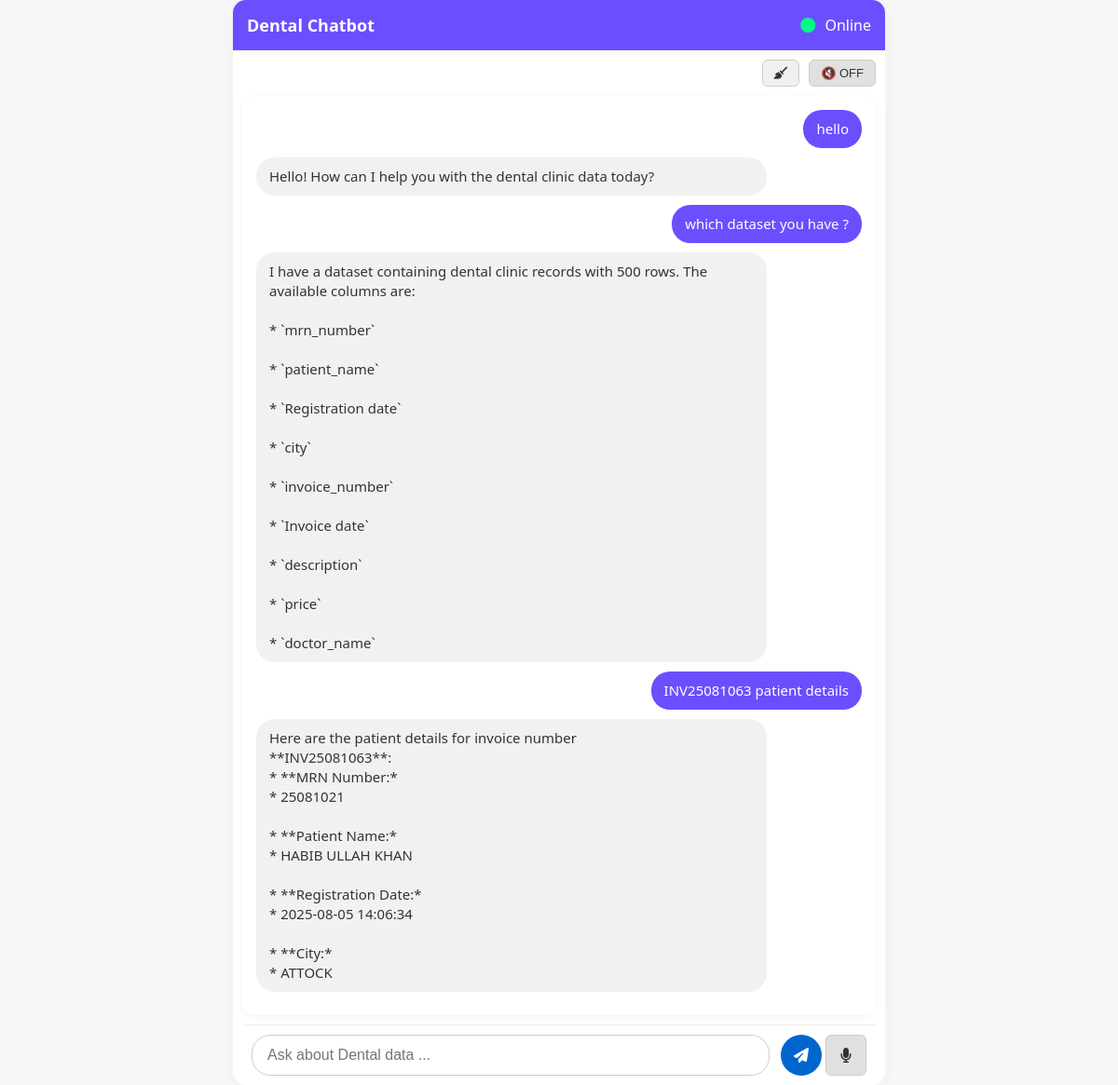
Before: / with the older database file.
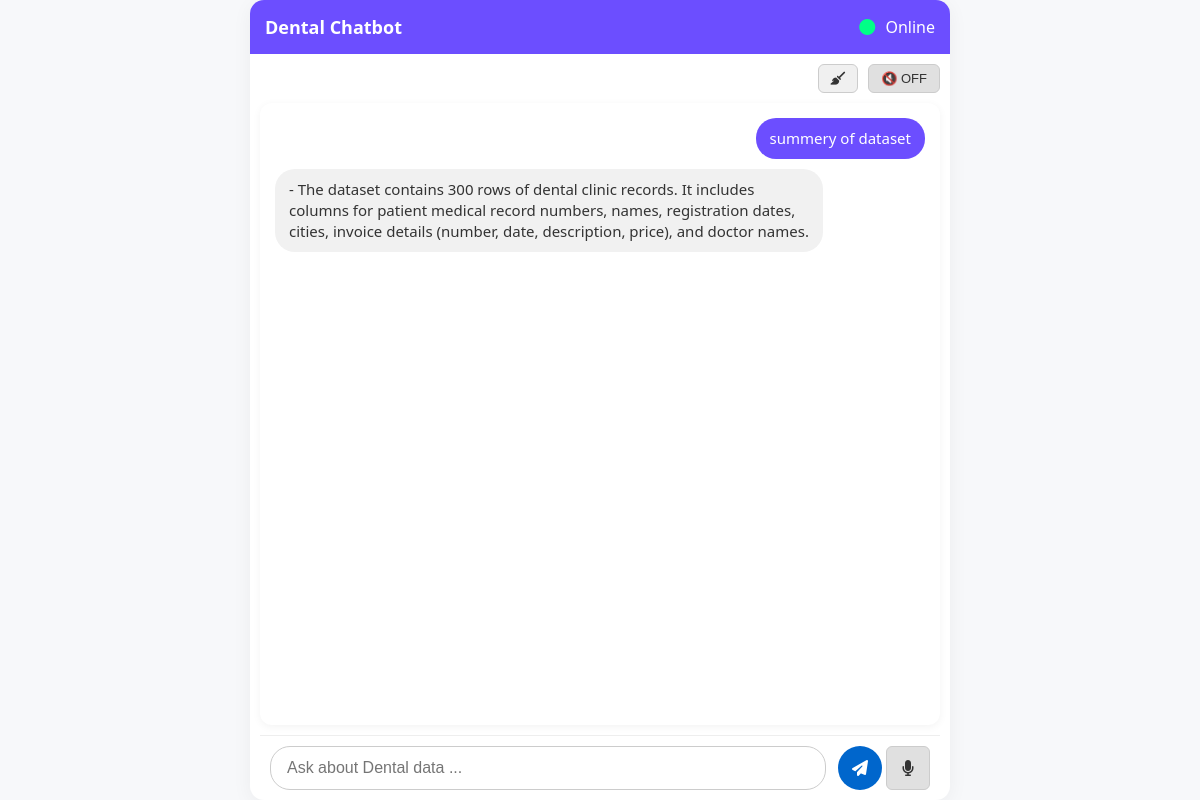
After: the same page with the newer database file.
### tables this page shows
CREATE TABLE chat_history (id INTEGER PRIMARY KEY, message TEXT, response TEXT);

### app.py (the view)
@app.route('/')
def index():
    current_file = get_current_file()
    conn = sqlite3.connect(DB_FILE)
    cursor = conn.cursor()
    cursor.execute("SELECT message, response FROM chat_history")
    history = cursor.fetchall()
    conn.close()
    return render_template('index.html', history=history, filename=current_file)

### app.py (called while the page is built)
def get_current_file():
    conn = sqlite3.connect(DB_FILE)
    cursor = conn.cursor()
    cursor.execute("SELECT filename FROM current_file ORDER BY id DESC LIMIT 1")
    result = cursor.fetchone()
    conn.close()
    return result[0] if result else None

### templates/index.html (shortened to what this page needs)
<!DOCTYPE html>
<html>
<head>
    <link rel="stylesheet" href="{{ url_for('static', filename='style.css') }}">
    <link rel="stylesheet" href="https://cdnjs.cloudflare.com/ajax/libs/font-awesome/6.5.0/css/all.min.css">
</head>
<body>
<div class="main-card">
    <div class="header">
        <h2>Dental Chatbot </h2>
        <span class="status"><i class="fa fa-circle"></i> Online</span>
    </div>
    <div style="display: flex; justify-content: flex-end; padding: 10px;">
        <div style="display: flex; gap: 10px; align-items: center;">
            <button type="button" id="clearChatBtn" title="Clear Chat" style="
                background-color: #f0f0f0;
                border: 1px solid #ccc;
                color: #333;
                padding: 6px 12px;
                font-size: 13px;
                border-radius: 6px;
                cursor: pointer;
                transition: background 0.3s;
            ">
              <i class="fa fa-broom"></i>
            </button>
            <button type="button" id="speakToggle" class="off" title="Toggle speak" style="
                background-color: #e0e0e0;
                border: 1px solid #ccc;
                color: #333;
                padding: 6px 12px;
                font-size: 13px;
                border-radius: 6px;
                cursor: pointer;
                transition: background 0.3s;
            ">
              🔇 OFF
            </button>
        </div>
    </div>
    <div class="chat-box" id="chatHistory">
        {% if history %}
            {% for message, response in history %}
                <div class="chat-entry user-msg">
                    <div class="bubble user">{{ message }}</div>
                </div>
                <div class="chat-entry bot-msg">
                    <div class="bot-controls">
                        <div class="bubble bot">{{ response }}</div>
                    </div>
                </div>
            {% endfor %}
        {% else %}
            <div class="chat-entry bot-msg">
                <div class="bot-controls">
                    <div class="bubble bot">Hello! I'm ready to assist you. How can I help you today?</div>
                </div>
            </div>
        {% endif %}
    </div>
    <form id="chatForm" class="message-form">
        <input type="text" id="messageInput" name="message" placeholder="Ask about Dental data ..." required>
        <button type="submit" title="Send"><i class="fa fa-paper-plane"></i></button>
        <button type="button" id="micBtn" title="Speak"><i class="fa fa-microphone"></i></button>
    </form>
</div>
</body>
</html>

### static/style.css (style rules this page uses)
body { margin: 0; font-family: 'Segoe UI', sans-serif; background-color: #f7f8fa; color: #333; height: 100vh; display: flex; flex-direction: column; }
.main-card { max-width: 700px; width: 100%; margin: auto; background: white; border-radius: 14px; box-shadow: 0 4px 20px rgba(0, 0, 0, 0.05); display: flex; flex-direction: column; max-height: 100vh; height: 100vh; box-sizing: border-box; }
.header { background-color: #6c4eff; color: white; padding: 15px; border-top-left-radius: 14px; border-top-right-radius: 14px; display: flex; justify-content: space-between; align-items: center; }
.header h2 { margin: 0; font-size: 18px; }
.status i { color: #00ff87; margin-right: 6px; }
.chat-box { flex: 1; width: calc(100% - 20px); min-width: 300px; overflow-y: auto; padding: 15px; flex-shrink: 0; box-sizing: border-box; background-color: white; border-radius: 12px; box-shadow: 0 2px 8px rgba(0,0,0,0.05); margin: 0 10px 10px; }
.chat-entry { margin-bottom: 10px; animation: fadeIn 0.4s ease-in; }
.chat-entry.user-msg { text-align: right; }
.chat-entry.bot-msg { text-align: left; }
.bubble { display: inline-block; padding: 10px 14px; border-radius: 20px; max-width: 80%; font-size: 15px; word-wrap: break-word; line-height: 1.4; }
.bubble.user { background-color: #6c4eff; color: white; }
.bubble.bot { background-color: #f1f1f1; }
.message-form { display: flex; align-items: center; padding: 10px; background-color: #fff; border-top: 1px solid #eee; border-bottom-left-radius: 14px; border-bottom-right-radius: 14px; position: sticky; bottom: 0; z-index: 100; margin: 0 10px; }
.message-form input[type="text"] { flex: 1; padding: 12px 16px; font-size: 16px; border-radius: 20px; border: 1px solid #ccc; outline: none; margin-right: 8px; }
.message-form button { width: 44px; height: 44px; border-radius: 50%; margin-left: 4px; border: none; cursor: pointer; font-size: 16px; display: flex; align-items: center; justify-content: center; color: white; background-color: #0066cc; transition: background 0.3s; }
#micBtn { background-color: #555; }
#clearChatBtn { background-color: #ff4d4d; border-radius: 20px; font-size: 13px; padding: 10px 16px; width: auto; }
#speakToggle { background-color: #333; font-size: 13px; padding: 10px 16px; border-radius: 20px; width: auto; }

### templates/index.html (style rules this page uses)
.bot-controls { display: flex; align-items: center; justify-content: space-between; }
.bot-controls .bubble { flex: 1; }
#micBtn { background-color: #e0e0e0; border: 1px solid #ccc; color: #333; border-radius: 6px; cursor: pointer; transition: background 0.3s; }
.bubble.bot { white-space: pre-line; }

Changed rows visible on the page:
removed chat_history: message "hello", response "Hello! How can I help you with the dental clinic data today?"
removed chat_history: message "which dataset you have ?", response "I have a dataset containing dental clinic records with 500 rows. The available columns are: * `mrn_number` * `patient_name` * `Registration date` * `city` * `invoice_number` * `Invoice date` * `description` * `price` * `doctor_name`"
removed chat_history: message "INV25081063 patient details", response "Here are the patient details for invoice number **INV25081063**: * **MRN Number:* * 25081021 * **Patient Name:* * HABIB ULLAH KHAN * **Registration Date:* * 2025-08-05 14:06:34 * **City:* * ATTOCK"
added chat_history: message "summery of dataset", response "- The dataset contains 300 rows of dental clinic records. It includes columns for patient medical record numbers, names, registration dates, cities, invoice details (number, date, description, price), and doctor names."
